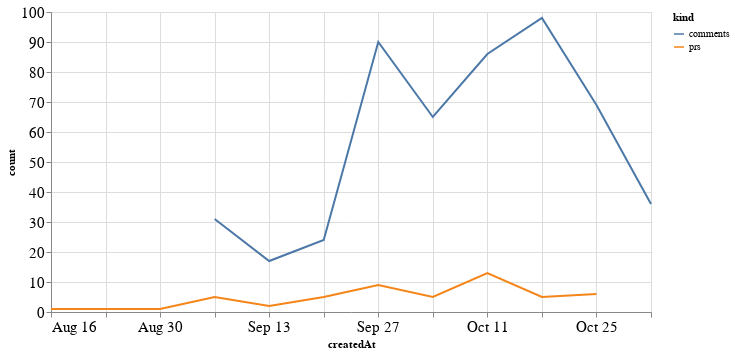

The cell this chart's notebook holds for it:
### Code cell
alt.Chart(total_time, width=600).mark_line().encode(
    x='createdAt',
    y='count',
    color='kind'
)

### Figure 1 — Vega-Lite specification as saved in the notebook (floating-point values rounded to 4 significant figures)
{"config": {"axisLeft": {"labelFontSize": 15}, "axisBottom": {"labelFontSize": 15}}, "data": {"name": "data-d62bc4f8e3a473c5b6d2c665b8b4ecb6"}, "mark": "line", "encoding": {"color": {"type": "nominal", "field": "kind"}, "x": {"type": "temporal", "field": "createdAt"}, "y": {"type": "quantitative", "field": "count"}}, "width": 600, "$schema": "https://vega.github.io/schema/vega-lite/v4.8.1.json", "datasets": {"data-d62bc4f8e3a473c5b6d2c665b8b4ecb6": [{"createdAt": "2020-08-16T00:00:00", "kind": "prs", "count": 1.0}, {"createdAt": "2020-08-23T00:00:00", "kind": "prs", "count": 1.0}, {"createdAt": "2020-08-30T00:00:00", "kind": "prs", "count": 1.0}, {"createdAt": "2020-09-06T00:00:00", "kind": "prs", "count": 5.0}, {"createdAt": "2020-09-13T00:00:00", "kind": "prs", "count": 2.0}, {"createdAt": "2020-09-20T00:00:00", "kind": "prs", "count": 5.0}, {"createdAt": "2020-09-27T00:00:00", "kind": "prs", "count": 9.0}, {"createdAt": "2020-10-04T00:00:00", "kind": "prs", "count": 5.0}, {"createdAt": "2020-10-11T00:00:00", "kind": "prs", "count": 13.0}, {"createdAt": "2020-10-18T00:00:00", "kind": "prs", "count": 5.0}, {"createdAt": "2020-10-25T00:00:00", "kind": "prs", "count": 6.0}, {"createdAt": "2020-11-01T00:00:00", "kind": "prs", "count": null}, {"createdAt": "2020-08-16T00:00:00", "kind": "comments", "count": null}, {"createdAt": "2020-08-23T00:00:00", "kind": "comments", "count": null}, {"createdAt": "2020-08-30T00:00:00", "kind": "comments", "count": null}, {"createdAt": "2020-09-06T00:00:00", "kind": "comments", "count": 31.0}, {"createdAt": "2020-09-13T00:00:00", "kind": "comments", "count": 17.0}, {"createdAt": "2020-09-20T00:00:00", "kind": "comments", "count": 24.0}, {"createdAt": "2020-09-27T00:00:00", "kind": "comments", "count": 90.0}, {"createdAt": "2020-10-04T00:00:00", "kind": "comments", "count": 65.0}, {"createdAt": "2020-10-11T00:00:00", "kind": "comments", "count": 86.0}, {"createdAt": "2020-10-18T00:00:00", "kind": "comments", "count": 98.0}, {"createdAt": "2020-10-25T00:00:00", "kind": "comments", "count": 69.0}, {"createdAt": "2020-11-01T00:00:00", "kind": "comments", "count": 36.0}]}}
